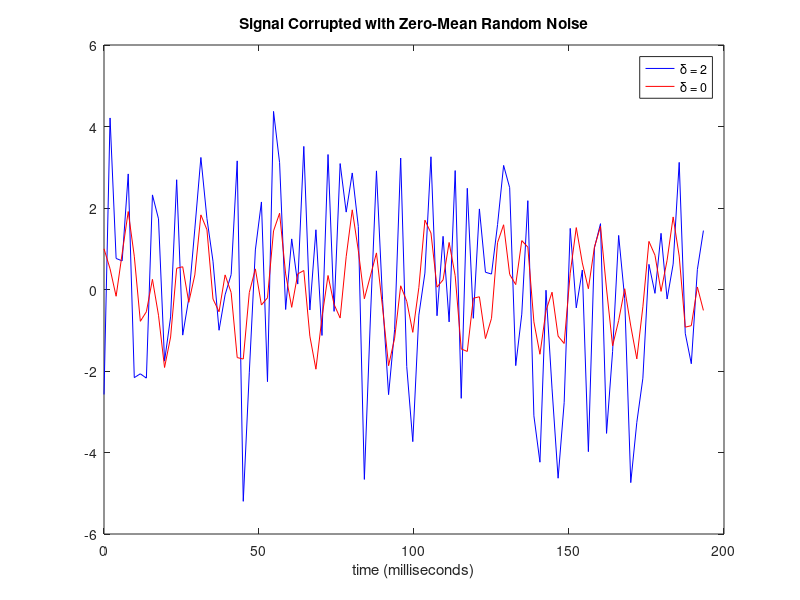
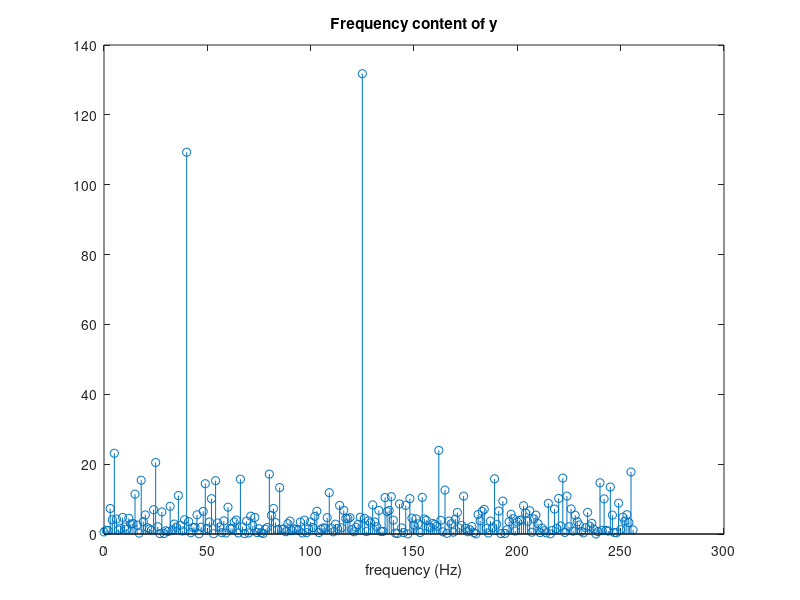
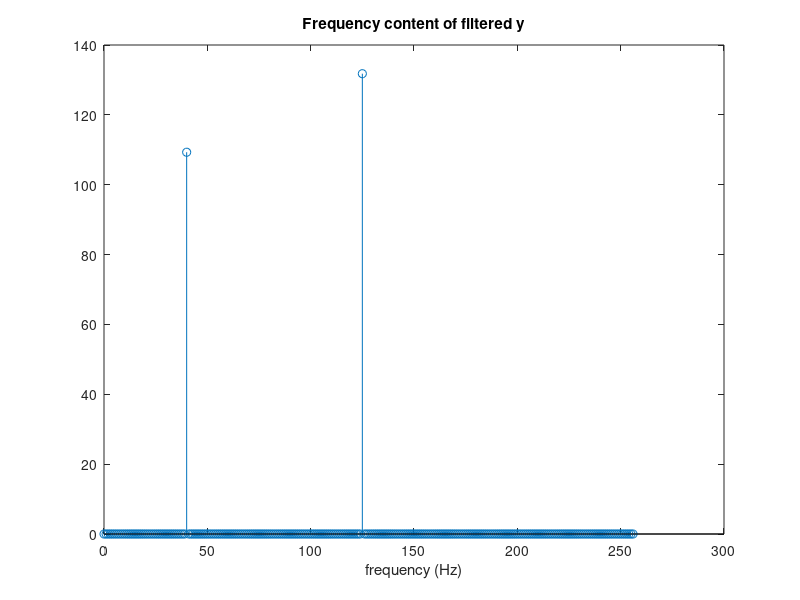
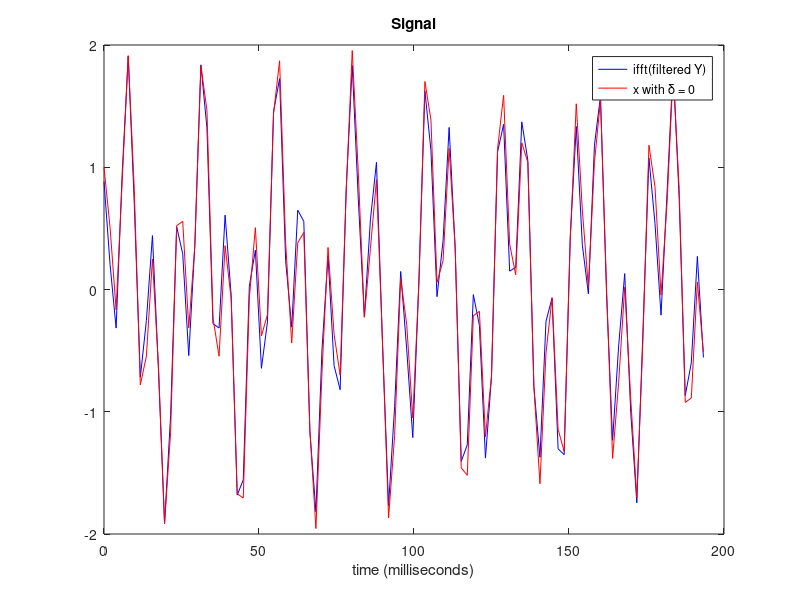

MATLAB code for these plots, in order:
% Numerical Programming I (for CSE), WT 2012/13
% tutorial 7
%
% -- Fourier transformation --
%
% author: schraufstetter, BG

clc
clear all
close all

% choose parameters
n=2^9;       % number of nodes
w1=40;       % frequency of sinus
w2=125;      % frequency of cosinus
t_end=1;     % end parameter, where periodicity occurs
delta = 2;   % noise multiplicator
plotn = 100; % number of plotted nodes (from 0)

% set function
xfunc = inline('sin(2*pi*f1*t) + cos(2*pi*f2*t) ', 't','f1','f2');
t=linspace(0,t_end,n+1); 
t=t(1:n); % Important: Remove last node again!

% Evaluate function at nodes
x = xfunc(t,w1,w2); % without noise
y = xfunc(t,w1,w2) + delta*randn([size(t),1]); % with noise

% plot function
plot(1000*t(1:plotn),y(1:plotn),'b', 1000*t(1:plotn),x(1:plotn),'r')
title('Signal Corrupted with Zero-Mean Random Noise')
xlabel('time (milliseconds)')
legend('\delta = 2', '\delta = 0')

% fast Fourier transform of noisey function
Y = fft(y,n);

% measurement of the power of the frequencies
YYn = Y.* conj(Y) / n;

% plot result of DFT
figure
f = linspace(0,n/t_end/2,n/2+1);
stem(f,YYn(1:n/2+1))
title('Frequency content of y')
xlabel('frequency (Hz)')
       
% filter frequencies
Z=0;
idx = find(YYn > 0.2* max(YYn))
Z(idx)=Y(idx);


% measurement of the power of the frequencies
ZZn = Z.* conj(Z) / n;

% plot filtered frequencies
figure
f = linspace(0,n/t_end/2,n/2+1);
stem(f,ZZn(1:n/2+1))
title('Frequency content of filtered y')
xlabel('frequency (Hz)')

% inverse Fourier transform
X2 = ifft(Z,n)';

error = sum(abs(x(:)-X2(:)))/n

% plot result if IDFT
figure
plot(1000*t(1:plotn),X2(1:plotn),'b', 1000*t(1:plotn),x(1:plotn),'r')
title('Signal')
xlabel('time (milliseconds)')
legend('ifft(filtered Y)', 'x with \delta = 0')

